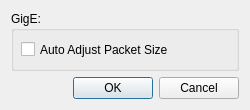
<?xml version="1.0" encoding="UTF-8"?>
<ui version="4.0">
 <class>StartOptionsDialog</class>
 <widget class="QDialog" name="StartOptionsDialog">
  <property name="geometry">
   <rect>
    <x>0</x>
    <y>0</y>
    <width>250</width>
    <height>110</height>
   </rect>
  </property>
  <property name="minimumSize">
   <size>
    <width>250</width>
    <height>100</height>
   </size>
  </property>
  <property name="maximumSize">
   <size>
    <width>250</width>
    <height>110</height>
   </size>
  </property>
  <property name="windowTitle">
   <string>Start Options</string>
  </property>
  <layout class="QVBoxLayout" name="verticalLayout_2">
   <item>
    <layout class="QVBoxLayout" name="verticalLayout">
     <item>
      <widget class="QGroupBox" name="groupBox">
       <property name="title">
        <string>GigE: </string>
       </property>
       <widget class="QCheckBox" name="AutoAdjustPacketSize_CheckBox">
        <property name="geometry">
         <rect>
          <x>10</x>
          <y>30</y>
          <width>351</width>
          <height>17</height>
         </rect>
        </property>
        <property name="text">
         <string>Auto Adjust Packet Size</string>
        </property>
       </widget>
      </widget>
     </item>
    </layout>
   </item>
   <item>
    <widget class="QDialogButtonBox" name="buttonBox">
     <property name="orientation">
      <enum>Qt::Horizontal</enum>
     </property>
     <property name="standardButtons">
      <set>QDialogButtonBox::Cancel|QDialogButtonBox::Ok</set>
     </property>
    </widget>
   </item>
  </layout>
 </widget>
 <resources/>
 <connections>
  <connection>
   <sender>buttonBox</sender>
   <signal>accepted()</signal>
   <receiver>StartOptionsDialog</receiver>
   <slot>accept()</slot>
   <hints>
    <hint type="sourcelabel">
     <x>248</x>
     <y>254</y>
    </hint>
    <hint type="destinationlabel">
     <x>157</x>
     <y>274</y>
    </hint>
   </hints>
  </connection>
  <connection>
   <sender>buttonBox</sender>
   <signal>rejected()</signal>
   <receiver>StartOptionsDialog</receiver>
   <slot>reject()</slot>
   <hints>
    <hint type="sourcelabel">
     <x>316</x>
     <y>260</y>
    </hint>
    <hint type="destinationlabel">
     <x>286</x>
     <y>274</y>
    </hint>
   </hints>
  </connection>
 </connections>
</ui>
